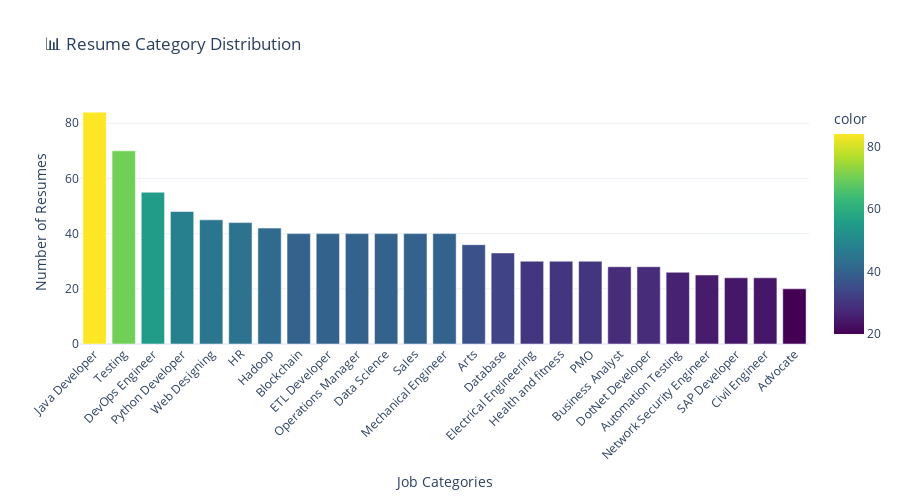

Notebook code cell kept with this figure:
### Code cell
# Enhanced Data Visualization - COMPREHENSIVE VISUALIZATIONS
print("\n Creating comprehensive visualizations...")

# 1. Category Distribution with Plotly (Enhanced)
fig = px.bar(
    x=category_counts.index, 
    y=category_counts.values,
    title="📊 Resume Category Distribution",
    labels={'x': 'Job Categories', 'y': 'Number of Resumes'},
    color=category_counts.values,
    color_continuous_scale='viridis'
)
fig.update_layout(
    xaxis_tickangle=-45,
    showlegend=False,
    height=500,
    template='plotly_white'
)
fig.show()

### Figure 1 — Plotly figure (JSON) as saved in the notebook; plotly's stock layout.template omitted (floating-point values rounded to 4 significant figures)
{"data": [{"alignmentgroup": "True", "hovertemplate": "Job Categories=%{x}<br>Number of Resumes=%{y}<br>color=%{marker.color}<extra></extra>", "legendgroup": "", "marker": {"color": [84, 70, 55, 48, 45, 44, 42, 40, 40, 40, 40, 40, 40, 36, 33, 30, 30, 30, 28, 28, 26, 25, 24, 24, 20], "coloraxis": "coloraxis", "pattern": {"shape": ""}}, "name": "", "offsetgroup": "", "orientation": "v", "showlegend": false, "textposition": "auto", "type": "bar", "x": ["Java Developer", "Testing", "DevOps Engineer", "Python Developer", "Web Designing", "HR", "Hadoop", "Blockchain", "ETL Developer", "Operations Manager", "Data Science", "Sales", "Mechanical Engineer", "Arts", "Database", "Electrical Engineering", "Health and fitness", "PMO", "Business Analyst", "DotNet Developer", "Automation Testing", "Network Security Engineer", "SAP Developer", "Civil Engineer", "Advocate"], "xaxis": "x", "y": [84, 70, 55, 48, 45, 44, 42, 40, 40, 40, 40, 40, 40, 36, 33, 30, 30, 30, 28, 28, 26, 25, 24, 24, 20], "yaxis": "y"}], "layout": {"barmode": "relative", "coloraxis": {"colorbar": {"title": {"text": "color"}}, "colorscale": [[0, "#440154"], [0.1111, "#482878"], [0.2222, "#3e4989"], [0.3333, "#31688e"], [0.4444, "#26828e"], [0.5556, "#1f9e89"], [0.6667, "#35b779"], [0.7778, "#6ece58"], [0.8889, "#b5de2b"], [1, "#fde725"]]}, "height": 500, "legend": {"tracegroupgap": 0}, "showlegend": false, "title": {"text": "📊 Resume Category Distribution"}, "xaxis": {"anchor": "y", "domain": [0, 1], "tickangle": -45, "title": {"text": "Job Categories"}}, "yaxis": {"anchor": "x", "domain": [0, 1], "title": {"text": "Number of Resumes"}}}}
